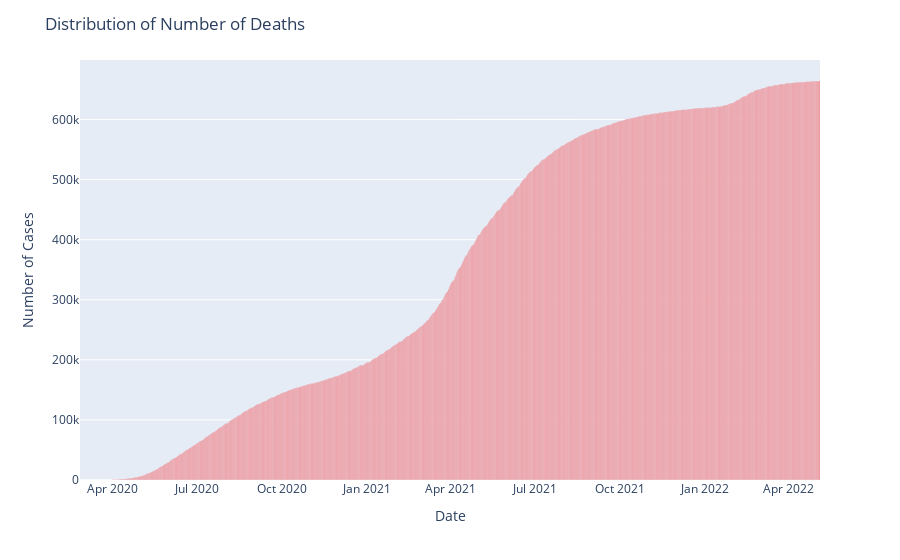

The code cell stored with this chart in its notebook:
### Code cell
fig = px.bar(x = brazil["Date"], y = brazil["Total Deaths"])
fig.update_layout(title="Distribution of Number of Deaths",
                  xaxis_title="Date",yaxis_title="Number of Cases")

fig.update_traces(marker_color='red')

fig.show()

### Figure 1 — Plotly figure (JSON) as saved in the notebook; plotly's stock layout.template omitted (floating-point values rounded to 4 significant figures; data arrays with more than 128 entries replaced by an {"elided": "..."} marker saying what was removed)
{"data": [{"alignmentgroup": "True", "hovertemplate": "x=%{x}<br>y=%{y}<extra></extra>", "legendgroup": "", "marker": {"color": "red"}, "name": "", "offsetgroup": "", "orientation": "v", "showlegend": false, "textposition": "auto", "type": "bar", "x": {"elided": "800 str values"}, "xaxis": "x", "y": {"elided": "800 int values"}, "yaxis": "y"}], "layout": {"barmode": "relative", "legend": {"tracegroupgap": 0}, "margin": {"t": 60}, "title": {"text": "Distribution of Number of Deaths"}, "xaxis": {"anchor": "y", "domain": [0, 1], "title": {"text": "Date"}}, "yaxis": {"anchor": "x", "domain": [0, 1], "title": {"text": "Number of Cases"}}}}
